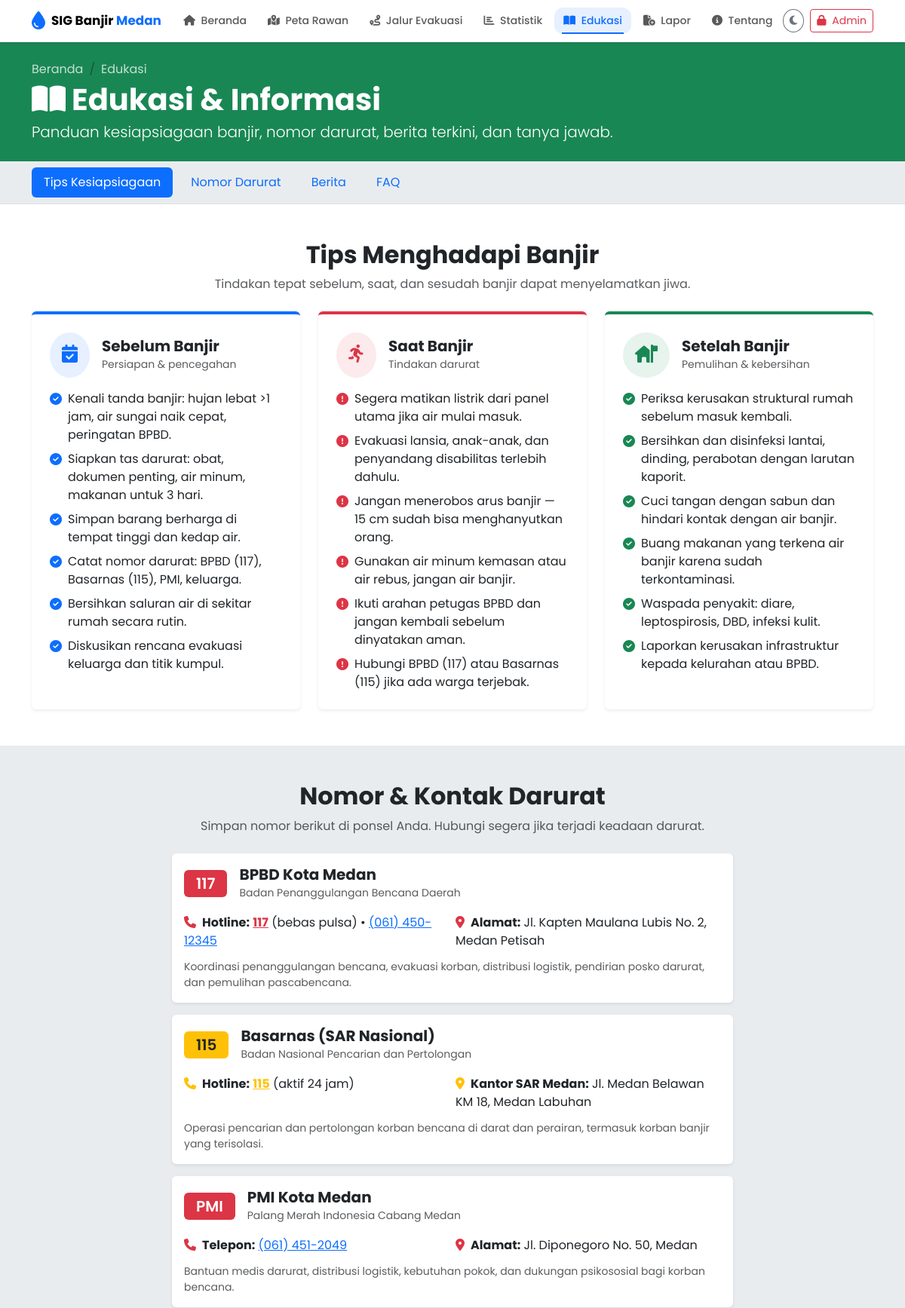
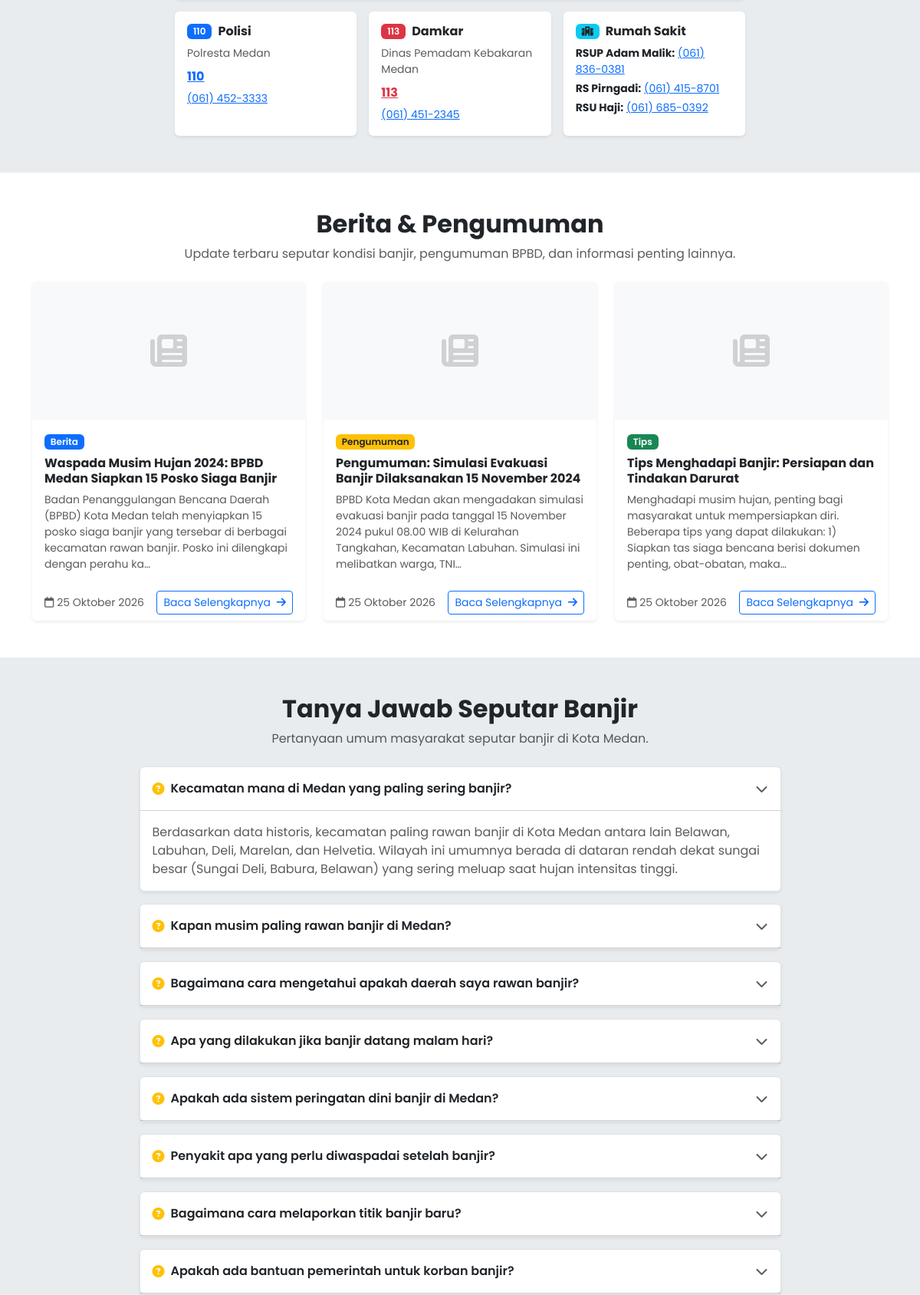
Page /edukasi.php (upper part) on the committed database (2 pictures, top to bottom).
### tables this page shows
CREATE TABLE berita (
  id INT PRIMARY KEY AUTO_INCREMENT,
  judul VARCHAR(255) NOT NULL,
  slug VARCHAR(255) UNIQUE NOT NULL,
  konten TEXT,
  gambar VARCHAR(255),
  kategori ENUM('berita','pengumuman','tips') DEFAULT 'berita',
  status ENUM('draft','published') DEFAULT 'published',
  created_at TIMESTAMP DEFAULT CURRENT_TIMESTAMP,
  INDEX idx_status (status),
  INDEX idx_kategori (kategori)
);

### edukasi.php (the view, shortened to what the rows shown need)
<?php
require_once __DIR__ . '/includes/functions.php';
$beritaList = [];
try {
    $pdo  = getDB();
    $stmt = $pdo->prepare("SELECT id, judul, konten, gambar, kategori, created_at FROM berita WHERE status = 'published' ORDER BY created_at DESC LIMIT 6");
    $stmt->execute();
    $beritaList = $stmt->fetchAll();
} catch (PDOException $e) {
    $beritaList = [];
}
require_once __DIR__ . '/includes/header.php';
?>
<section class="py-4 bg-success text-white">
    <div class="container">
        <h1 class="display-6 fw-bold mb-1"><i class="fa-solid fa-book-open me-2"></i>Edukasi &amp; Informasi</h1>
    </div>
</section>
<section class="py-5" id="tips">
    <div class="container">
        <div class="text-center mb-4">
            <h2 class="fw-bold">Tips Menghadapi Banjir</h2>
        </div>
    </div>
</section>
<section class="py-5 bg-body-secondary" id="darurat">
    <div class="container">
        <div class="text-center mb-4">
            <h2 class="fw-bold">Nomor &amp; Kontak Darurat</h2>
        </div>
    </div>
</section>
<section class="py-5" id="berita">
    <div class="container">
        <div class="text-center mb-4">
            <h2 class="fw-bold">Berita &amp; Pengumuman</h2>
        </div>
        <?php if (empty($beritaList)): ?>
            <div class="text-center py-4">
                <i class="fa-solid fa-newspaper fa-3x text-muted mb-3 d-block"></i>
                <p class="text-muted">Belum ada berita yang dipublikasikan.</p>
            </div>
        <?php else: ?>
            <div class="row g-4">
                <?php foreach ($beritaList as $i => $berita):
                    $katClass = match($berita['kategori']) {
                        'pengumuman' => 'bg-warning text-dark',
                        'tips'       => 'bg-success text-white',
                        default      => 'bg-primary text-white'
                    };
                    $katLabel = match($berita['kategori']) {
                        'pengumuman' => 'Pengumuman',
                        'tips'       => 'Tips',
                        default      => 'Berita'
                    };
                    $konten  = $berita['konten'] ?? '';
                    $preview = mb_strlen($konten) > 180
                        ? htmlspecialchars(mb_substr($konten, 0, 180), ENT_QUOTES, 'UTF-8') . '…'
                        : nl2br(htmlspecialchars($konten, ENT_QUOTES, 'UTF-8'));
                    $gambarUrl = !empty($berita['gambar'])
                        ? 'uploads/' . htmlspecialchars($berita['gambar'], ENT_QUOTES, 'UTF-8')
                        : '';
                    $judulEsc   = htmlspecialchars($berita['judul'], ENT_QUOTES, 'UTF-8');
                    $tglEsc     = htmlspecialchars(formatDate($berita['created_at']), ENT_QUOTES, 'UTF-8');
                ?>
                <div class="col-md-6 col-lg-4">
                    <div class="card h-100 shadow-sm border-0">
                        <?php if ($gambarUrl): ?>
                            <img src="<?= $gambarUrl ?>" class="card-img-top"
                                 style="height:180px;object-fit:cover;"
                                 alt="<?= $judulEsc ?>" loading="lazy">
                        <?php else: ?>
                            <div class="card-img-top bg-light d-flex align-items-center justify-content-center" style="height:180px;">
                                <i class="fa-solid fa-newspaper fa-3x text-muted opacity-25"></i>
                            </div>
                        <?php endif; ?>
                        <div class="card-body">
                            <span class="badge <?= $katClass ?> mb-2"><?= $katLabel ?></span>
                            <h6 class="card-title fw-bold"><?= $judulEsc ?></h6>
                            <p class="card-text text-muted small"><?= $preview ?></p>
                        </div>
                        <div class="card-footer bg-transparent border-top-0 d-flex justify-content-between align-items-center">
                            <small class="text-muted">
                                <i class="fa-regular fa-calendar me-1"></i><?= $tglEsc ?>
                            </small>
                            <button type="button" class="btn btn-sm btn-outline-primary"
                                    onclick="bukaBerita(<?= $i ?>)">
                                Baca Selengkapnya <i class="fa-solid fa-arrow-right ms-1"></i>
                            </button>
                        </div>
                    </div>
                </div>
                <?php endforeach; ?>
            </div>
        <?php endif; ?>
    </div>
</section>
<section class="py-5 bg-body-secondary" id="faq">
    <div class="container">
        <div class="text-center mb-4">
            <h2 class="fw-bold">Tanya Jawab Seputar Banjir</h2>
        </div>
    </div>
</section>
<?php require_once __DIR__ . '/includes/footer.php'; ?>

### rows in the picture
berita: kategori "Berita", judul "Waspada Musim Hujan 2024: BPBD Medan Siapkan 15 Posko Siaga Banjir", konten "Badan Penanggulangan Bencana Daerah (BPBD) Kota Medan telah menyiapkan 15 posko siaga banjir yang tersebar di berbagai kecamatan rawan banjir. Posko ini dilengkapi dengan perahu ka…", created_at "25 Oktober 2026"
berita: kategori "Pengumuman", judul "Pengumuman: Simulasi Evakuasi Banjir Dilaksanakan 15 November 2024", konten "BPBD Kota Medan akan mengadakan simulasi evakuasi banjir pada tanggal 15 November 2024 pukul 08.00 WIB di Kelurahan Tangkahan, Kecamatan Labuhan. Simulasi ini melibatkan warga, TNI…", created_at "25 Oktober 2026"
berita: kategori "Tips", judul "Tips Menghadapi Banjir: Persiapan dan Tindakan Darurat", konten "Menghadapi musim hujan, penting bagi masyarakat untuk mempersiapkan diri. Beberapa tips yang dapat dilakukan: 1) Siapkan tas siaga bencana berisi dokumen penting, obat-obatan, maka…", created_at "25 Oktober 2026"

### other values in the picture
$faq['q'] "Kecamatan mana di Medan yang paling sering banjir?"
$faq['q'] "Kapan musim paling rawan banjir di Medan?"
$faq['q'] "Bagaimana cara mengetahui apakah daerah saya rawan banjir?"
$faq['q'] "Apa yang dilakukan jika banjir datang malam hari?"
$faq['q'] "Apakah ada sistem peringatan dini banjir di Medan?"
$faq['q'] "Penyakit apa yang perlu diwaspadai setelah banjir?"
$faq['q'] "Bagaimana cara melaporkan titik banjir baru?"
$faq['q'] "Apakah ada bantuan pemerintah untuk korban banjir?"
